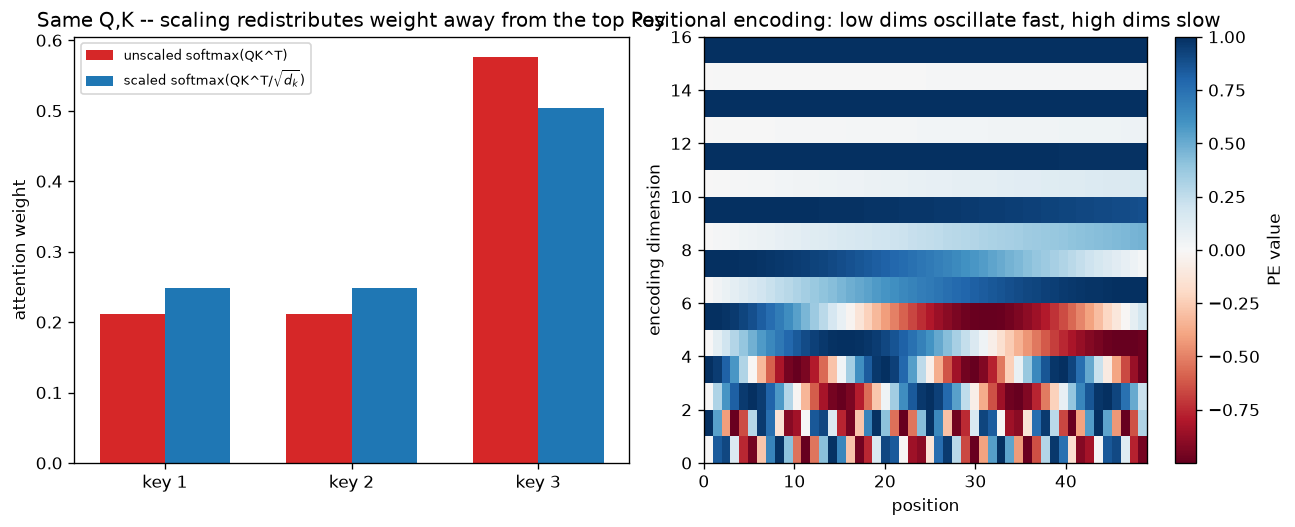

This figure's Python source:
"""
Special Day -- Attention & Transformers exam-prep capstone.
Two panels reusing the lesson's own worked numbers: (1) scaled vs unscaled
softmax attention weights on the same Q/K/V toy example, showing exactly how
skipping the sqrt(d_k) scale sharpens (over-saturates) the distribution;
(2) sinusoidal positional encoding values across dimensions and positions,
showing the multi-frequency structure (fast-varying early dims, slow-varying
later dims) that makes relative position linearly recoverable.
"""
import numpy as np
import matplotlib.pyplot as plt

fig, axes = plt.subplots(1, 2, figsize=(11, 4.5))

# --- Left: scaled vs unscaled attention weights on the worked Q/K/V example ---
ax = axes[0]
K = np.array([[1., 0.], [0., 1.], [1., 1.]])
V = np.array([[1., 0.], [0., 1.], [2., 2.]])
q = np.array([1., 1.])
d_k = 2

scores = K @ q
scaled = scores / np.sqrt(d_k)

def softmax(x):
    e = np.exp(x - x.max())
    return e / e.sum()

w_scaled = softmax(scaled)
w_unscaled = softmax(scores)

labels = ["key 1", "key 2", "key 3"]
x_pos = np.arange(3)
width = 0.35
ax.bar(x_pos - width/2, w_unscaled, width, color="#d62728", label="unscaled softmax(QK^T)")
ax.bar(x_pos + width/2, w_scaled, width, color="#1f77b4", label=r"scaled softmax(QK^T/$\sqrt{d_k}$)")
ax.set_xticks(x_pos, labels)
ax.set_ylabel("attention weight")
ax.set_title("Same Q,K -- scaling redistributes weight away from the top key")
ax.legend(fontsize=8)

# --- Right: sinusoidal positional encoding, multiple dims x positions ---
ax2 = axes[1]
d_model = 16
positions = np.arange(0, 50)
dims = np.arange(d_model)

pe = np.zeros((len(positions), d_model))
for pos in positions:
    for i in range(0, d_model, 2):
        denom = 10000 ** (i / d_model)
        pe[pos, i] = np.sin(pos / denom)
        if i + 1 < d_model:
            pe[pos, i + 1] = np.cos(pos / denom)

im = ax2.imshow(pe.T, aspect="auto", cmap="RdBu", origin="lower",
                 extent=[positions[0], positions[-1], 0, d_model])
ax2.set_xlabel("position")
ax2.set_ylabel("encoding dimension")
ax2.set_title("Positional encoding: low dims oscillate fast, high dims slow")
fig.colorbar(im, ax=ax2, label="PE value")

plt.tight_layout()
plt.savefig("graph_SPECIAL_ATTENTION_TRANSFORMERS.png", dpi=120, bbox_inches="tight")
